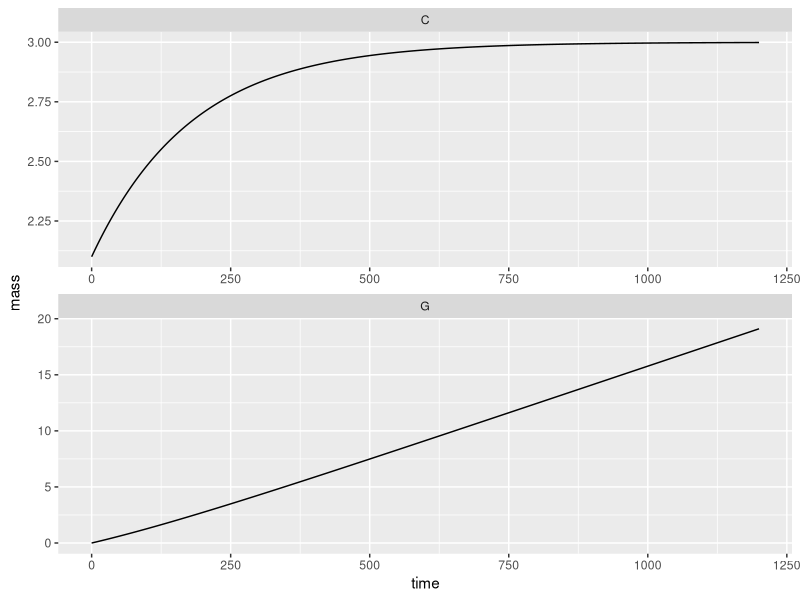
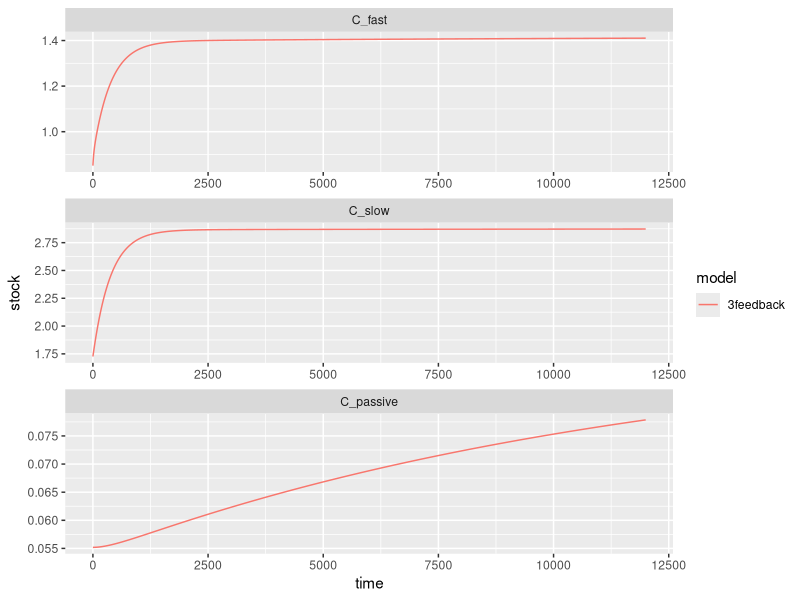
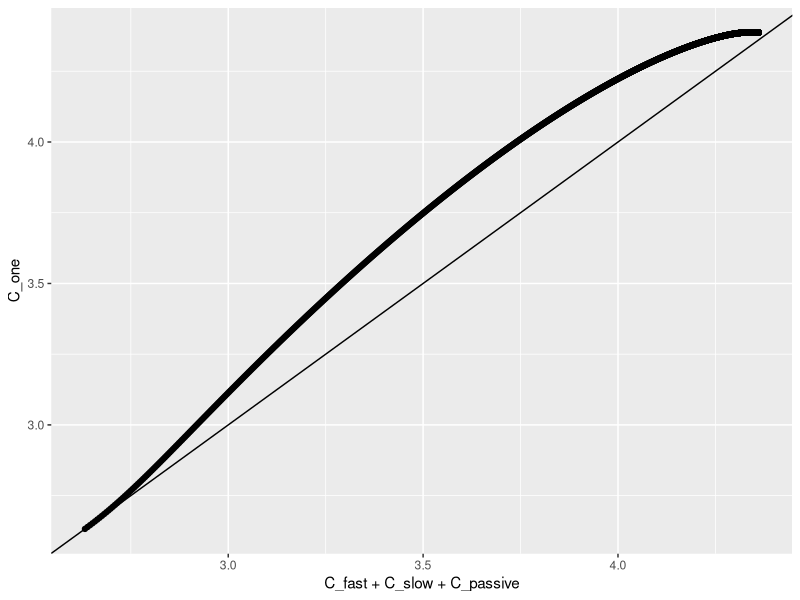
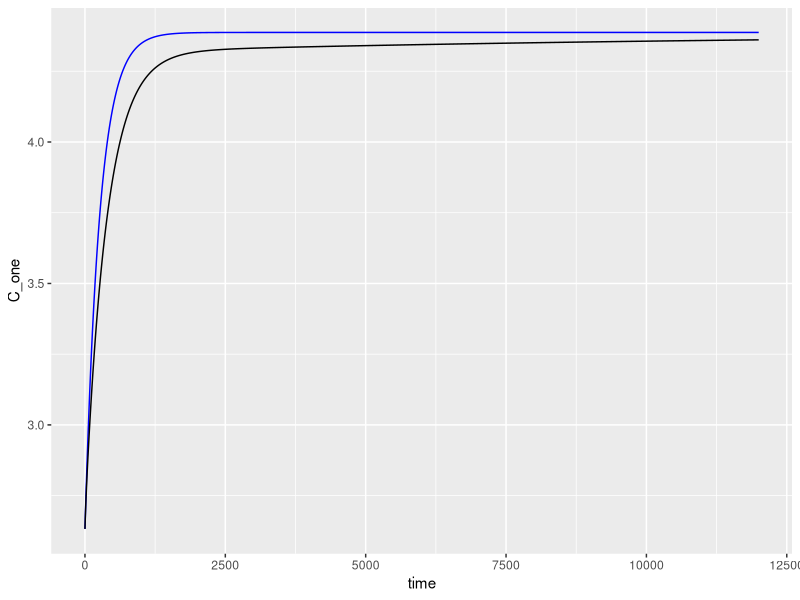

Write R code to recreate these figures, in order. (Note: this script raises an error after producing the figures.)
## ---- chunk 1
#useful functions in here

library(tidyverse) #data library
library(deSolve) #ODE solver
library(DiagrammeR) #flow charts

knitr::opts_chunk$set(echo = TRUE)
## ---- chunk 2
 #u; [0, 2.5] kg-carbon m-2 yr-1; evenly split per month for now (fits CENTURY parameters)
parameter.ls <- list(inputs = 0.2/12, 
                     #\tau; [10, 50] yr, by month
                     turnoverTime = 15*12) 

simTime <- 100*12

#rate change function
dCdt_1pool <- function(t, y, parms){
  ## Debugging code below
  #t <- 0
  #y <- c(G = 0, InitialCarbon_1pool)
  #parms <- parameter.ls
  y <- unname(y)
  CO2 <- y[1] 
  soil <- y[2]
  
  dCO2 <- soil / parms$turnoverTime
  dSoil <- parms$inputs - soil / parms$turnoverTime
  
  #make a relative tolernance to ensure conservation of mass
  if(abs(parms$inputs - (dCO2 + dSoil))/parms$inputs > 1e-8){
    stop('Conservation of mass does not hold')
  }
  return(list(c(G = dCO2, C = dSoil)))
}

#steady state function
C_ss_1pool <- function(parms){
  ans <- parms$inputs * parms$turnoverTime
  return(c(C = ans))
}

InitialCarbon_1pool <- C_ss_1pool(parms = parameter.ls)*0.7

dCdt_1pool(t = 0, y = c(G = 0, InitialCarbon_1pool), parms = parameter.ls)

# Numerically solving this is a little bit overkill since 
# ...the differential equation is solvable but for generalizations here is the numerical
# ...solution from the function lsoda in the deSolve package
sim_1pool <- lsoda(y = c(G = 0, InitialCarbon_1pool),
                times = seq(0, simTime, by = 1/10),
                func = dCdt_1pool,
                parms = parameter.ls) %>%
  as.data.frame()

ggplot(sim_1pool %>%
         pivot_longer(cols = c(C, G), names_to = 'pool', values_to = 'mass')) +
  geom_line(aes(x=time, y=mass)) +
  facet_wrap(~pool, scales='free', ncol = 1)

## ---- chunk 3

##3pool_feedback

#Notes on the input fraction calculations (gleaned from Parton's CENTURY model)
  #Parton uses MONTHLY time steps
  #Century breaks up plant residue into metabolic C and Structural C based on the Lignin to Nitrogen ratio.
    #We will be using a 7/1 Lignin to Nitrogen ratio, thus 12.5% of plant litter is in the form of metabolic C and 87.5% is a structural C.
    #Century then sends 45% of metabolic C to the fast pool (the rest decays before entering the soil pool). - including this fraction breaks mass balance so it is omitted
 #Century then sends a portion of structural C to the fast and slow pools based on the lignin fraction A.
    ### !!!! because I have no idea what the lignin fraction even is, I'm using the placeholder value of 50%.
    # 70% of A* Structural C goes to the Slow pool (rest decays before reaching soil) - including this fraction breaks mass balance so it is omitted
    # 45% (?) of (1-A)*Structural C goes to fast (rest decays before reaching soil) - including this fraction breaks mass balance so it is omitted

century_parameter.ls <- list(inputs = 0.2/12, #monthly; divided evenly between the months
                            input_to_fast = ((.125)+(.875*.5)),  
                            input_to_slow = .875*.5,  
                                                   #note: Century includes no direct inputs to the passive pool.
                     #fast turnover according to Century \tau; [2, 4] yr
                     turnoverTime_fast = 1.5*12,    #1.5y  
                     #slow turnover according to Century \tau; [20, 50] yr
                     turnoverTime_slow = 25*12,       #25y
                     #passive turnover according to Century \tau: [800, 1200] yr
                     turnoverTime_passive = 1000*12,  #1000y
                     
                       fast_to_slow = 0.486,       # This is determined in CENTURY based on a soil vs. silt & clay fraction
                                                        # if soil to silt+clay fraction is zero, then = .15-.004
                                                        # if fraction is 1, then =.83-.004
                                                        # currently using the average between the two: .486
                       fast_to_passive = 0.004,    #
                       slow_to_fast = 0.42,        #
                       slow_to_passive = 0.03,     #
                       passive_to_fast = 0.45,     #
                       passive_to_slow = 0         # CENTURY does not include this flow
                       )

#steady state calculations for each pool
C_ss_3feedback <- function(parms){
  allocation_vector <- matrix(c(parms$input_to_fast, 
                                parms$input_to_slow, 
                                1 - parms$input_to_fast - parms$input_to_slow),
                              nrow = 3)
  decay_matrix <- diag(x= 1/c(parms$turnoverTime_fast,
                             parms$turnoverTime_slow,
                             parms$turnoverTime_passive))
  transfer_matrix <- matrix(c(1,  -parms$slow_to_fast, -parms$passive_to_fast,
                              -parms$fast_to_slow, 1, -parms$passive_to_slow,
                              -parms$fast_to_passive, -parms$slow_to_passive,  1),
                            nrow = 3,
                            byrow=TRUE)
  #0 = inputs * allocation - decay_matrix %*% transfer_matrix %*% y
  #decay_matrix %*% transfer_matrix %*% y = inputs * allocation
  
  ans <- solve(decay_matrix  %*% transfer_matrix ,parms$inputs * allocation_vector)
  
  return(c(C_fast = ans[1],
           C_slow = ans[2],
           C_passive = ans[3]))
}


#ODE equation
dCdt_3feedback <- function(t, y, parms){
  G <- y[1]
 pools <- matrix(y[2:4], nrow=3)
 allocation_matrix <- matrix(c(parms$input_to_fast, 
                                parms$input_to_slow, 
                                1 - parms$input_to_fast - parms$input_to_slow),
                              nrow = 3)
  decay_matrix <- diag(x= 1/c(parms$turnoverTime_fast,
                             parms$turnoverTime_slow,
                             parms$turnoverTime_passive))
  transfer_matrix <- matrix(c(1,  -parms$slow_to_fast, -parms$passive_to_fast,
                              -parms$fast_to_slow, 1, -parms$passive_to_slow,
                              -parms$fast_to_passive, -parms$slow_to_passive,  1),
                            nrow = 3,
                            byrow=TRUE)
  ans <- parms$inputs * allocation_matrix - decay_matrix %*% transfer_matrix %*% pools
  
  resp <- decay_matrix %*% transfer_matrix %*% pools
  total_resp <- sum(resp)
  
  return(list(c(G = total_resp,
                C_fast = ans[1],
                C_slow = ans[2],
                C_passive = ans[3]
  )))
}


#initial value
InitialCarbon_3pool <- C_ss_3feedback(parms = century_parameter.ls)*0.6

#making a more realistic simulation time for a monthly model with turnover times in the 1000s
simTime <- 1000*12

#simulation
sim_3feedback <- lsoda(y = c(G=0, InitialCarbon_3pool),
                      times = 0:simTime,
                      func = dCdt_3feedback,
                      parms = century_parameter.ls) %>%
  as.data.frame() #%>%
  #pivot_longer(cols = C_fast:C_passive,
   #            names_to = 'pool',
   #            values_to = 'stock')%>%
  #mutate(pool = factor(pool, levels = c('C_fast', 'C_slow', 'C_passive')),
  #       model = '3feedback')

#Feedback graph by pools:
ggplot(sim_3feedback %>%
         pivot_longer(cols = C_fast:C_passive,
                      names_to = 'pool',
                      values_to = 'stock')%>%
         mutate(pool = factor(pool, levels = c('C_fast', 'C_slow', 'C_passive')),
                model = '3feedback')
) +
  geom_line(aes(x=time, y=stock, color = model)) +
  facet_wrap(~ pool, ncol=1, scales='free')

## ---- chunk 4
##One Pool Proxy Method:

#Proxy Decay Rate Calculation
Proxy_decayrate <- function(parms){
  decay_matrix <- diag(x= 1/c(parms$turnoverTime_fast,
                             parms$turnoverTime_slow,
                             parms$turnoverTime_passive))
  
  transfer_matrix <- matrix(c(1,  -parms$slow_to_fast, -parms$passive_to_fast,
                              -parms$fast_to_slow, 1, -parms$passive_to_slow,
                              -parms$fast_to_passive, -parms$slow_to_passive,  1),
                            nrow = 3,
                            byrow=TRUE)
  
   allocation_vector <- matrix(c(parms$input_to_fast, 
                                parms$input_to_slow, 
                                1 - parms$input_to_fast - parms$input_to_slow),
                              nrow = 3)
  
  ans <- sum(solve(decay_matrix %*% transfer_matrix) %*% allocation_vector)
  return(ans)
}  


##Adds the proxy rate to the main parameter list
century_parameter.ls$turnoverTime <- Proxy_decayrate(parms=century_parameter.ls)


#Initial Value for the One Pool Proxy, simulation, with name for lsoda output
InitialCarbon_1pool <- sum(C_ss_3feedback(parms = century_parameter.ls))*0.6

#Simulation with the one-pool model
sim_Feedback_OnePool <- lsoda(y = c(G=0, C_one = InitialCarbon_1pool),
                times = 0:simTime,
                func = dCdt_1pool,
                parms = century_parameter.ls) %>%
  as.data.frame()


sim_all <- sim_3feedback %>%
  full_join(sim_Feedback_OnePool, by = 'time', suffix = c('.3pool', '.proxy')) %>%
  mutate(flux_3pool = dCdt_3feedback(t = time, y = c(0, C_fast, C_slow, C_passive),
                                     parms = century_parameter.ls)[[1]][1], 
         flux_proxy = dCdt_1pool(t = time, y = c(0, C_one),
                                     parms = century_parameter.ls)[[1]][1], .by= everything())

#want time vs stock graph
#difference drive graph
ggplot(sim_all) +
  geom_point(aes(x=C_fast+C_slow+C_passive, y = C_one)) +
  geom_abline()

ggplot(sim_all) +
  geom_line(aes(x=time, y= C_one), color = 'blue') +
  geom_line(aes(x=time, y = C_fast+C_slow+C_passive))

# #Calculating total C in the Feedback run
# sim_3feedback <- sim_3feedback %>%
#   pivot_wider(names_from="pool", values_from="stock") %>%
#   mutate(Feedback_C_Total = C_fast + C_slow +C_passive) 
# 
# #Add the one-pool proxy column
# sim_3feedback$OnePoolProxy <- sim_Feedback_OnePool$C
# 
# 
# #Formatting the data for nice graphing:
# sim_3feedback <- sim_3feedback %>% 
#                     select(time, Feedback_C_Total, OnePoolProxy) %>%
#                     pivot_longer(cols = c("Feedback_C_Total", "OnePoolProxy"),
#                                  names_to = "model",
#                                  values_to = "stock")
# 
# 
# #Plot comparing the two
# ggplot(sim_3feedback) +
#   geom_line(aes(x=time, y=stock, color=model))


## ---- chunk 5
# #ODE equation with Respired Carbon
# dCdt_3feedback <- function(t, y, parms){
# 
#   dCf <- parms$inputs*parms$input_to_fast -
#           (1/parms$turnoverTime_fast)*y[1] +
#           (1/parms$turnoverTime_slow)*parms$slow_to_fast*y[2] +
#           (1/parms$turnoverTime_passive)*parms$passive_to_fast*y[3]
#     
#   dCs <- parms$inputs*parms$input_to_slow -
#           (1/parms$turnoverTime_slow)*y[2] +
#           (1/parms$turnoverTime_fast)*parms$fast_to_slow*y[1] +
#           (1/parms$turnoverTime_passive)*parms$passive_to_slow*y[3]
#   
#   dCp <- parms$inputs*(1-parms$input_to_fast- parms$input_to_slow) -
#           (1/parms$turnoverTime_passive)*y[3] +
#           (1/parms$turnoverTime_fast)*parms$fast_to_passive*y[1] +
#           (1/parms$turnoverTime_slow)*parms$slow_to_passive*y[2]
# 
#   dgas <-  parms$turnoverTime_fast*(1- parms$fast_to_slow - parms$fast_to_passive)*y[1]  +
#           parms$turnoverTime_slow*(1- parms$slow_to_fast - parms$slow_to_passive)*y[2]  +
#           parms$turnoverTime_passsive*(1- parms$passive_to_fast - parms$passive_to_slow)*y[3]
#   
#   return(list(c(C_fast = dCf,
#            C_slow = dCs,
#            C_passive = dCp,
#            Resp_C = dgas
#            )))
# }
# 
# #New Initial state with respired carbon column
# InitialCarbon_3pool <- c(C_ss_3feedback(parms = century_parameter.ls)*0.6, "Gas"=0)
# 
# #simulation
# sim_3feedback <- lsoda(y = InitialCarbon_3pool,
#                       times = 0:simTime,
#                       func = dCdt_3feedback,
#                       parms = century_parameter.ls) %>%
#   as.data.frame() %>%
#   pivot_longer(cols = C_fast:C_passive,
#                names_to = 'pool',
#                values_to = 'stock')%>%
#   mutate(pool = factor(pool, levels = c('C_fast', 'C_slow', 'C_passive')),
#          model = '3feedback')
# 
# 
# #Formatting data table for Respired C calculation (1pool)
# sim_3feedback <- sim_3feedback %>% 
#                     pivot_wider(names_from = "model", values_from = "stock") %>%
#                     mutate(Proxy_Respired_C = RespiredCarbon(endtime=time, parms=century_parameter.ls, initialstate=InitialCarbon_1pool))
# 
# 
# 

## ---- chunk 6
#paramter list with no inputs
no_input_century_parameter.ls <- century_parameter.ls %>% list_assign(inputs=0)

#Creates a simulation using the full feedback model starting at SS, turn off inputs at time 240 (twenty years, monthly time steps)
No_inputs_feedback_sim <- rbind(lsoda(y = C_ss_3feedback(parms = century_parameter.ls),
                                      times = 0:240,
                                      func = dCdt_3feedback,
                                      parms = century_parameter.ls) %>%
                                  as.data.frame(),
                              lsoda(y = C_ss_3feedback(parms = century_parameter.ls),
                                      times = 0:9760,
                                      func = dCdt_3feedback,
                                      parms = no_input_century_parameter.ls) %>%
                                  as.data.frame() %>%
                                  mutate(time=time+240)
                                ) %>%
                          mutate(Feedback_C_Total = C_fast + C_slow +C_passive) %>%
                          mutate(C_ps = C_passive + C_slow) %>%
                          as.data.frame
                


#Simulation with the one-pool model starting at SS, turn off inputs at time 240 (twenty years, monthly time steps)
No_inputs_one_pool_proxy_sim <- rbind(lsoda(y = sum(C_ss_3feedback(parms = century_parameter.ls)),
                                            times = 0:240,
                                            func = dCdt_1pool,
                                            parms = century_parameter.ls) %>%
                                       as.data.frame() %>%
                                       set_names(c("time", "One_Pool_Proxy")),
                                      
                                    lsoda(y = sum(C_ss_3feedback(parms = century_parameter.ls)),
                                            times = 0:9760,
                                            func = dCdt_1pool,
                                            parms = no_input_century_parameter.ls) %>%
                                      as.data.frame() %>%
                                      set_names(c("time", "One_Pool_Proxy")) %>%
                                      mutate(time=time+240)
                                )
#Makes a dataframe to compare the two simulations total carbon
no_input_model_comparison <- as.data.frame(cbind(No_inputs_feedback_sim$time, No_inputs_feedback_sim$Feedback_C_Total, No_inputs_one_pool_proxy_sim$One_Pool_Proxy)) %>% 
    set_names(c("time", "Feedback_C_Total", "One_Pool_Proxy")) %>%
    pivot_longer(cols = c("Feedback_C_Total", "One_Pool_Proxy"),
                                 names_to = "model",
                                 values_to = "stock")



ggplot(no_input_model_comparison)  +
  # geom_area(data=No_inputs_feedback_sim, aes(x=time, y=C_passive), alpha=0.1, fill="firebrick")+
  # geom_area(data=No_inputs_feedback_sim, aes(x=time, y=C_ps), alpha=0.1, fill="firebrick")+
  # geom_area(data=No_inputs_feedback_sim, aes(x=time, y=Feedback_C_Total), alpha=0.1, fill="firebrick")+
  geom_line(aes(x=time, y=stock, color=model)) +
  geom_vline(xintercept=240, alpha=0.5, linetype="dashed") +
  labs(title="Inputs cut off after 20 years", y="Total Carbon (kg C/(m^2 yr))", x="Time (in months)" )



## ---- chunk 7
#Function for simulation with the 3feedback model, adjusting the inputs for seasonal change
dCdt_seasonal_3feedback <- function(t, y, parms, input_type = 'seasonal' ){
  pools <- matrix(y, nrow=3)
  allocation_matrix <- matrix(c(parms$input_to_fast, 
                                parms$input_to_slow, 
                                1 - parms$input_to_fast - parms$input_to_slow),
                              nrow = 3)
  decay_matrix <- diag(x= 1/c(parms$turnoverTime_fast,
                             parms$turnoverTime_slow,
                             parms$turnoverTime_passive))
  transfer_matrix <- matrix(c(1,  -parms$slow_to_fast, -parms$passive_to_fast,
                              -parms$fast_to_slow, 1, -parms$passive_to_slow,
                              -parms$fast_to_passive, -parms$slow_to_passive,  1),
                            nrow = 3,
                            byrow=TRUE)
  #dcdt = inputs * allocation + transfer_matrix %*% decay_matrix %*% y
  #decay_matrix %*% transfer_matrix %*% y = - inputs * allocation
  
  if(input_type == 'seasonal'){
    flux_input <- (5/300)*sin((pi/6)*t+(3*pi/2))+(5/300) #offset by the parms$input parameter
  }else{
    flux_input <- parms$inputs
  }
  
  ans <- flux_input * allocation_matrix - decay_matrix %*% transfer_matrix %*% y
  ##check conservation of mass
  return(list(c(C_fast = ans[1],
           C_slow = ans[2],
           C_passive = ans[3]))) #add in CO2 pool
}


#Demonstration simulation that the method works to create seasonal change, over 5 years
seasonal_sim_3feedback <- lsoda(y = C_ss_3feedback(parms = century_parameter.ls),
                                      times = 0:60,
                                      func = dCdt_seasonal_3feedback,
                                      parms = century_parameter.ls) %>%
                                  as.data.frame() %>% 
                                  mutate(Feedback_C_total = C_fast+C_slow+C_passive)

                                  

ggplot(pivot_longer(data=seasonal_sim_3feedback, cols = C_fast:C_passive, names_to = "pool", values_to = "stock")) +
  geom_line(aes(x=time, y=stock, color=pool)) +
  geom_line(aes(x=time, y=Feedback_C_total))


#One-Pool rate change function, with seasonal rate of change
  ##The calucation of the Proxy decay rate relies on a steady state solution, which technically does not exist when inputs change - we then assume that the average over the year is constant, and that the steady state solution suffices.

dCdt_seasonal_1pool <- function(t, y, parms){
  flux_input <- (5/300)*sin((pi/6)*t+(3*pi/2))+(5/300)
  ans <- flux_input - y / parms$turnoverTime
  return(list(ans))
}


#Demonstration simulation that the method works to create seasonal change, over 5 years
seasonal_sim_1pool <- lsoda(y = sum(C_ss_3feedback(parms = century_parameter.ls)) %>% setNames("C"),
                                      times = 0:60,
                                      func = dCdt_seasonal_1pool,
                                      parms = century_parameter.ls) %>%
                                  as.data.frame() %>%
                                  rename(One_Pool_Proxy = C)

ggplot(seasonal_sim_1pool) +
  geom_line(aes(x=time, y=One_Pool_Proxy))

                                
#Makes a dataframe to compare the two simulations total carbon
seasonal_inputs_model_comparison <- as.data.frame(cbind(seasonal_sim_3feedback$time, seasonal_sim_3feedback$Feedback_C_total, seasonal_sim_1pool$One_Pool_Proxy)) %>% 
    set_names(c("time", "Feedback_C_Total", "One_Pool_Proxy")) %>%
    pivot_longer(cols = c("Feedback_C_Total", "One_Pool_Proxy"),
                                 names_to = "model",
                                 values_to = "stock")



ggplot(seasonal_inputs_model_comparison)  +
  geom_line(aes(x=time, y=stock, linetype=model, color=model)) +
  labs(title="Seasonal Variation over 5 Years", y="Total Carbon (kg C/(m^2 yr))", x="Time (in months)" )
